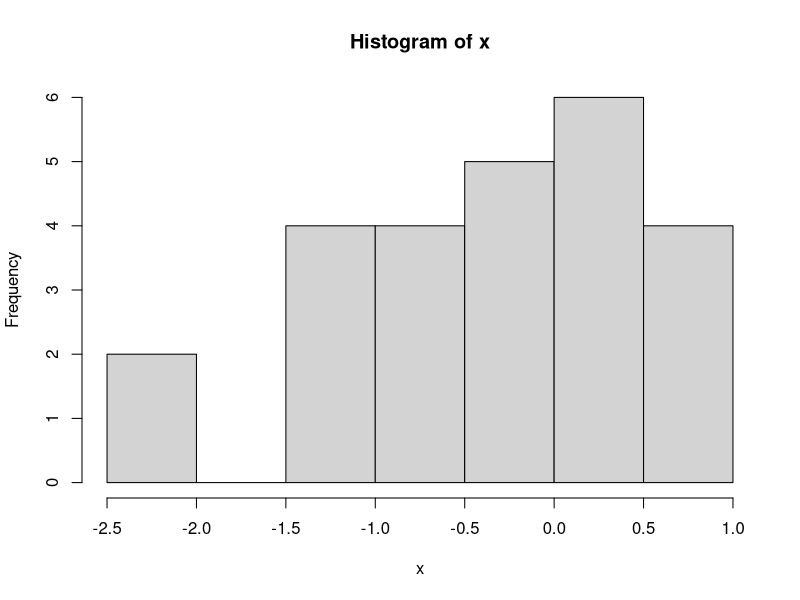
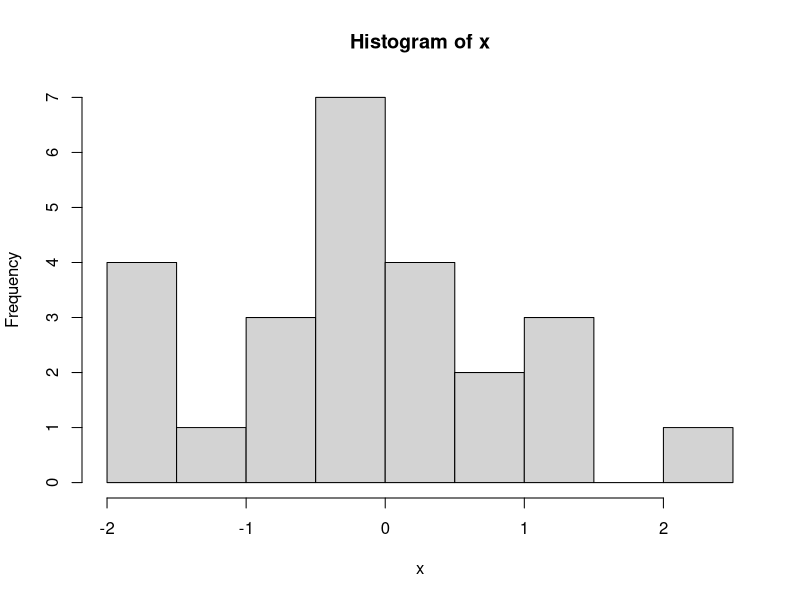
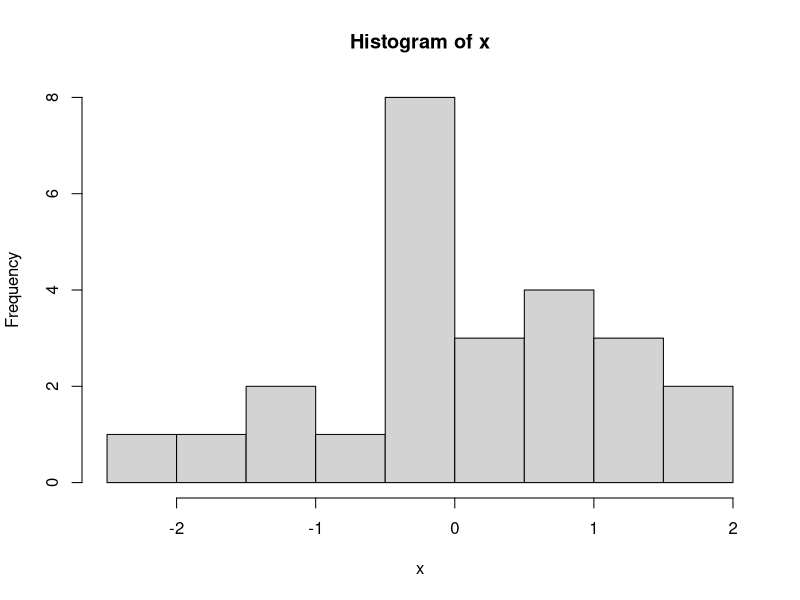
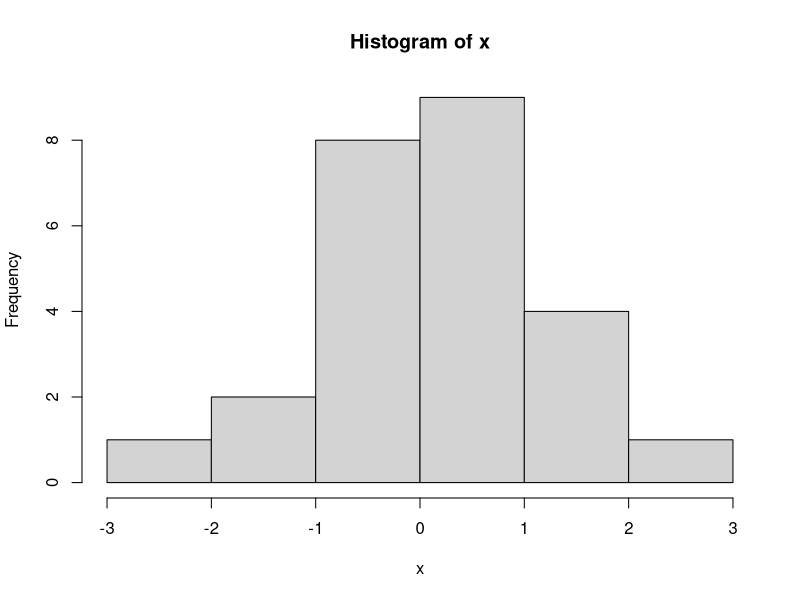
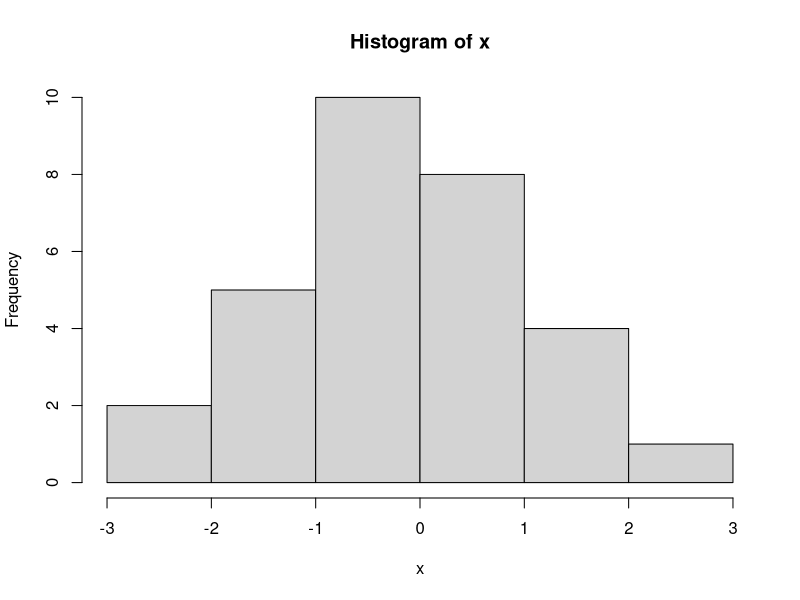
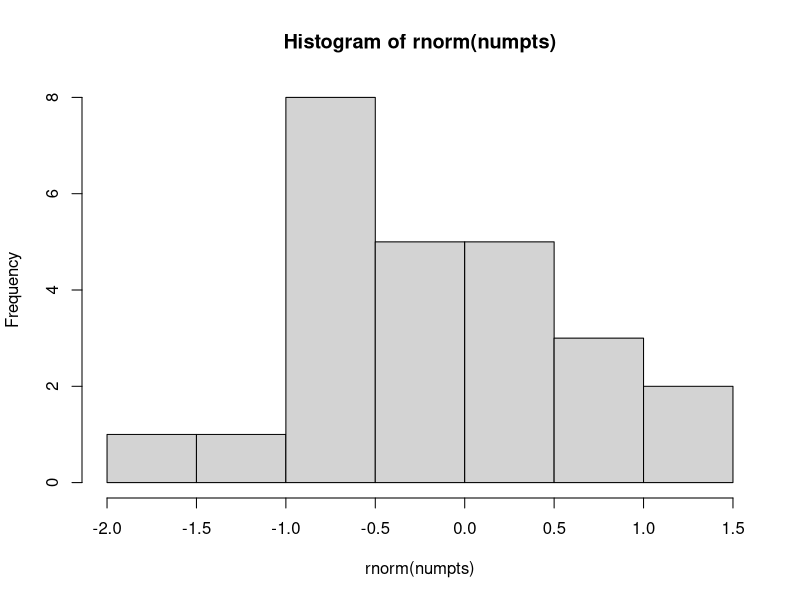
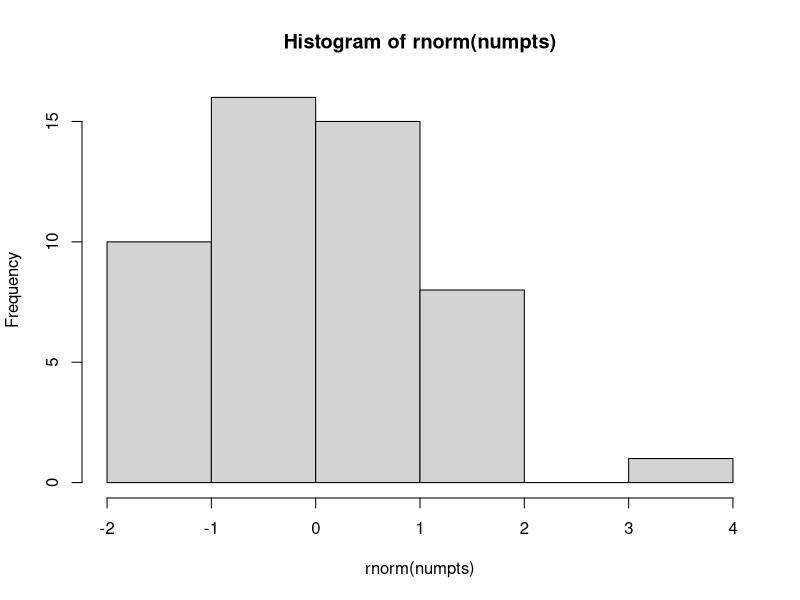
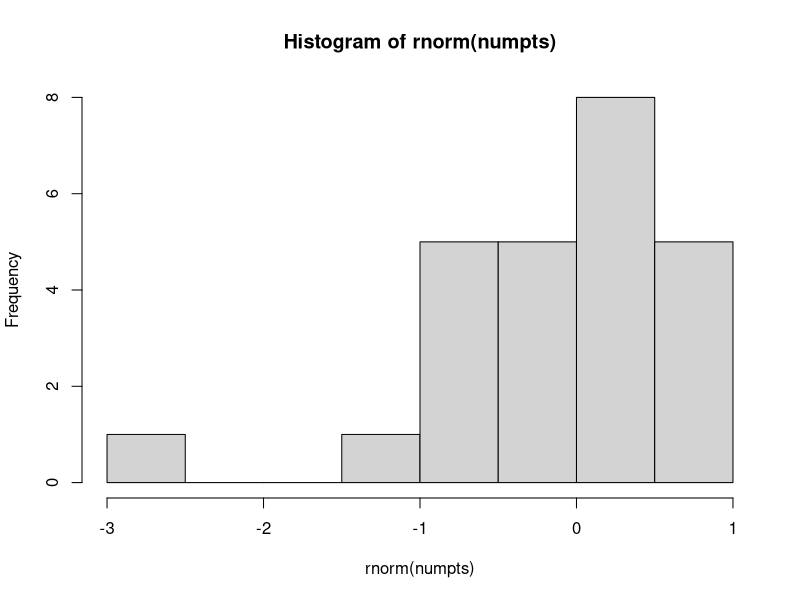

R code for these plots, in order:
## plotFunction-Module2-Day21
## direction: C:/Users/wangp33/Downloads/STA 308/Lectures/Mar13
## Author: Pei Wang

## Purpose: Explore implementation of functions

## Simple plotting function
##      plotRandom: function to generate a histogram for
##                  a plot of "numpts" random standard normal
##                  deviates - N(0, 1) data
##      input parameter: numpts
##      output produced: histogram

## Notes:to generate normal random numbers, use rnorm() function
##       to make a histogram, use hist() function

## Before making the function, let's figure out what we want
x <- rnorm(25)  
## everyone may have different random numbers, 
##we can use set.seed() to generate the same random numbers
hist(x,breaks = 5)

## Maybe allow the user to determine the number
numpts <- 25
x <- rnorm(numpts)
hist(x)

## Now let's everything to a function
plotRandom <- function(numpts){
  numpts <- 25 # the numpts will be ressigned by value 25 no matter what input is given
  x <- rnorm(numpts)
  hist(x)
}

## comment: parameter can be specified by name or postion
plotRandom(20) #by position
plotRandom(numpts = 30) # by name numpts

plotRandom <- function(numpts){
  x <- rnorm(numpts)
  hist(x)
}
plotRandom(numpts = 30)

## streamlined version
plotRandom <- function(numpts){
  hist(rnorm(numpts))
}

## Define the funtion with Default value 25
plotRandomD <- function(numpts=25){
  hist(rnorm(numpts))
}
plotRandomD()
plotRandomD(50)


## Add second input parameters to function: numbins with default value 10

plotRandom2 <- function(numpts=25,numbins=10){
  hist(rnorm(numpts), breaks = numbins)
}
plotRandom2()
plotRandom2(50)
plotRandom2(numbins = 50)
plotRandom2(numbins = 50, numpts = 1000)

## Add output feature to the function
plotRandom3 <- function(numpts=25,numbins=10){
  ran_x <- rnorm(numpts)
  mean_x <- mean(ran_x)
  hist(ran_x, breaks = numbins)
  abline(v=mean_x, col="navy",lwd = 3)
}
plotRandom3()

## Add two more input parameters to the function, mu(mean of normal), sigma(sd of normal)

plotRandom3 <- function(numpts = 25, numbins = 10){
  ran_x <- rnorm(numpts)
  mean_x <- mean(ran_x)
  mu_x <- mean(ran_x)
  sd_x <- sigma(ran_x)
  hist(ran_x, breaks = numbins)
  abline(v = mean_x, col = "navy", lwd = 3)
}



## 3/15/23 continuation

plotRandom3 <- function(numpts = 25, numbins = 10, mu = 0, sigma = 1){
  ran_x <- rnorm(numpts, mean = mu, sd = sigma)
  mean_x <- mean(ran_x)
  hist(ran_x, breaks = numbins)
  abline(v = mean_x, col = "navy", lwd = 3)
}

plotRandom3()
plotRandom3(numpt = 1000, numbins = 15, mu = 24, sigma = 3)


## Control the output using an input parameter

plotRandom3 <- (function(numpts = 25, numbins = 10, mu = 0, sigma = 1, plot = TRUE){
  ran_x <- rnorm(numpts, mean = mu, sd = sigma)
  mean_x <- mean(ran_x)

  if(plot == TRUE){
  hist(ran_x, breaks = numbins)
  abline(v = mean_x, col = "navy", lwd = 3)
  }
  list(Data = ran_x, Mean = mean_x, SD = sd(ran_x))
})

## Clear R-studio plot window to show this works

dev.off()

out <- plotRandom3(numpt = 1000, numbins = 15, mu = 24, sigma = 3, plot = FALSE)
out <- plotRandom3(numpt = 1000, numbins = 15, mu = 24, sigma = 3, plot = TRUE)
  

  